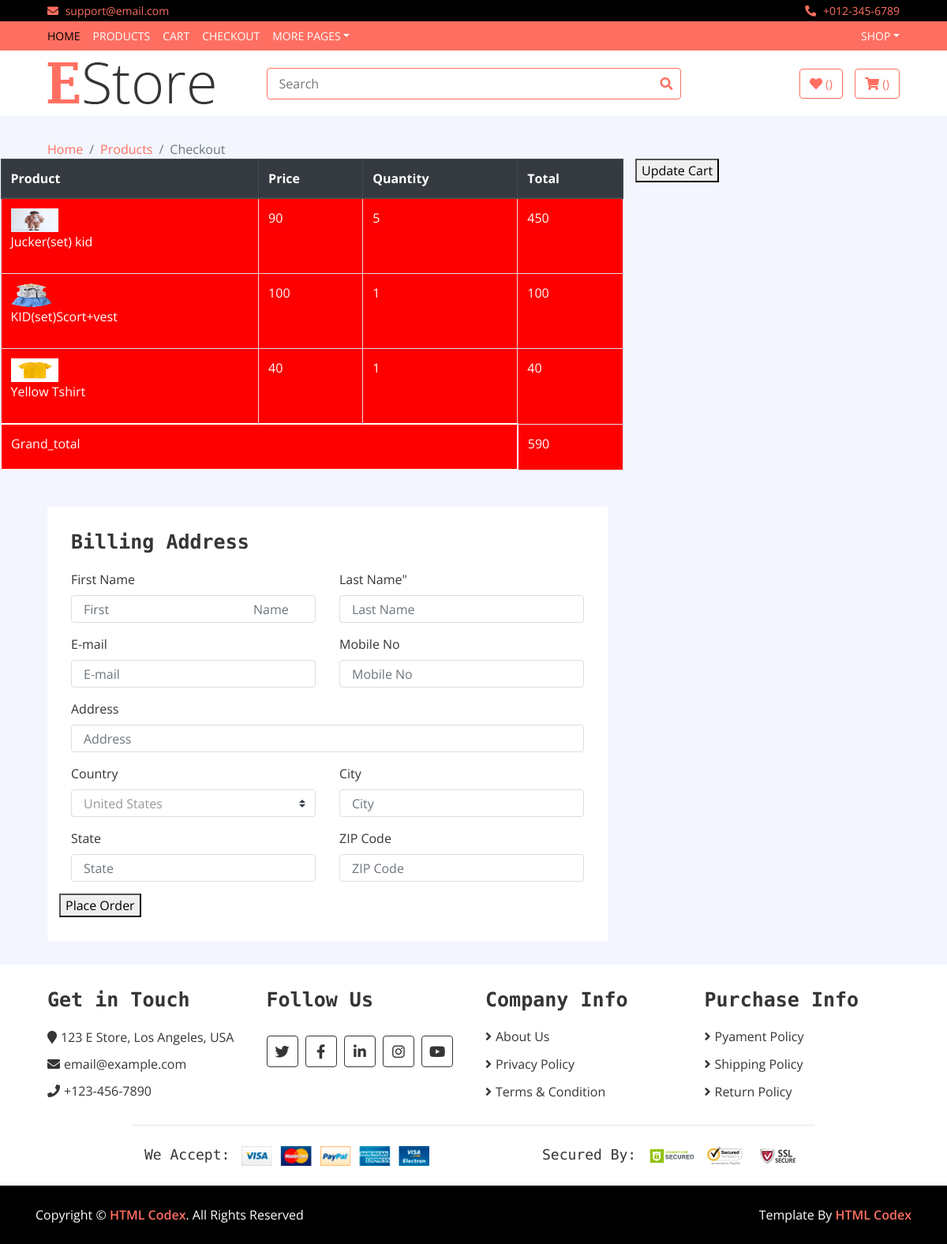
The page /check/ (signed in) on the database its author committed.
### shop/models.py (models this page shows, shortened)
class Cart(models.Model):
    username = models.CharField(max_length=100)
    slug = models.CharField(max_length=100)
    quentity = models.PositiveIntegerField(default = 1)
    total = models.IntegerField(default=0)
    grandtotal = models.IntegerField(default=0)
    checkout = models.BooleanField(default = False)
    items = models.ForeignKey(Product,on_delete=models.CASCADE)

class Product(models.Model):
    name = models.CharField(max_length=100)
    slug = models.CharField(max_length=100)
    category = models.ForeignKey(Category,on_delete = models.CASCADE)
    stock = models.CharField(choices=STOCK, max_length=100)
    label = models.CharField(choices=LABEL, max_length=100)
    description = models.TextField(blank=True)
    image = models.ImageField(upload_to = 'media')
    brand = models.ForeignKey(Brand, on_delete = models.CASCADE, blank=True)
    specifacation = models.TextField(blank=True)
    price = models.IntegerField(default=0)
    discount_price = models.IntegerField(default=0)

### shop/views.py (the view)
# urls.py: path('check/',Check.as_view(),name = "check"),
class Check(Base):
    def get(self,request):
        username = request.user.username
        self.context['cartitem'] = Cart.objects.filter(username = username)
        self.context['checkview'] = CheckOut.objects.filter(username = username)
        user_cart = Cart.objects.filter(username = request.user.username)
        grand_total = 0
        for item in user_cart:
            grand_total += item.total
        self.context['grand_total'] = grand_total
        return render(request,"checkout.html",self.context)

### templates/checkout.html (shortened to what this page needs)
{% extends 'base.html' %}
{% load static %}
{% block content %}
<div class="breadcrumb-wrap">
    <div class="container-fluid">
        <ul class="breadcrumb">
            <li class="breadcrumb-item"><a href="#">Home</a></li>
            <li class="breadcrumb-item"><a href="#">Products</a></li>
            <li class="breadcrumb-item active">Checkout</li>
        </ul>
    </div>
</div>
<div class="row">
    <div class="col-lg-8">
        <div class="cart-page-inner">
            <div class="table-responsive">
                <table class="table table-bordered">
                    <thead class="thead-dark">
                        <tr>
                            <th>Product</th>
                            <th>Price</th>
                            <th>Quantity</th>
                            <th>Total</th>
                        </tr>
                    </thead>
                    <tbody class="align-middle" style="background-color: red; color: white;">
                        {% for car in cartitem%}
                        <tr>
                            <td>
                                <div class="img" >
                                    <a href="#"><img
                                            src="{{car.items.image.url}}"
                                            height="30px" width="60px"
                                            alt="Image"></a>
                                    <p>{{ car.items.name }}</p>
                                </div>
                            </td>
                            <td>{{ car.items.price }}</td>
                            <td>
                                <div class="qty">
                                    {{car.quentity}}
                                </div>
                            </td>
                            <td>{{car.total}}</td>
                            {% endfor %}
                            <tr>
                                <td colspan="3" style="background-color: red; color: white; border: 2px solid white;"><label>Grand_total</label></td>
                                <td style="background-color: red; color: white;">{{grand_total}}</td>
                            </tr>
                            </tr>
                        </tbody>
                    </table>
                </div>
            </div>
        </div>
        <div class="cart-btn">
            <a href="/cart/"><button>Update Cart</button></a>
        </div>
    </div>
    <div class="checkout">
        <div class="container-fluid">
            <form method="POST" action="{% url 'order' %}">
                <div class="row">
                    <div class="col-lg-8">
                        <div class="checkout-inner">
                            <div class="billing-address">
                                <h2>Billing Address</h2>
                                <div class="row">
                                    <div class="col-md-6">
                                        <label>First Name</label>
                                        <input class="form-control" name="fname"
                                            type="text" placeholder="First
                                            Name">
                                    </div>
                                    <div class="col-md-6">
                                        <label>Last Name"</label>
                                        <input class="form-control" name="lname"
                                            type="text" placeholder="Last Name">
                                    </div>
                                    <div class="col-md-6">
                                        <label>E-mail</label>
                                        <input class="form-control" name="email"
                                            type="text" placeholder="E-mail">
                                    </div>
                                    <div class="col-md-6">
                                        <label>Mobile No</label>
                                        <input class="form-control" name="phone"
                                            type="text" placeholder="Mobile No">
                                    </div>
                                    <div class="col-md-12">
                                        <label>Address</label>
                                        <input class="form-control"
                                            name="address" type="text"
                                            placeholder="Address">
                                    </div>
                                    <div class="col-md-6">
                                        <label>Country</label>
                                        <select name="country"
                                            class="custom-select">
                                            <option selected>United States</option>
                                        </select>
                                    </div>
                                    <div class="col-md-6">
                                        <label>City</label>
                                        <input class="form-control" name="city"
                                            type="text" placeholder="City">
                                    </div>
                                    <div class="col-md-6">
                                        <label>State</label>
                                        <input class="form-control" name="state"
                                            type="text" placeholder="State">
                                    </div>
                                    <div class="col-md-6">
                                        <label>ZIP Code</label>
                                        <input class="form-control"
                                            name="zip_code" type="text"
                                            placeholder="ZIP Code">
                                    </div>
                                <div class="checkout-btn">
                                    <button type="submit"> Place Order</button>
                                </div>
                            </div>
                        </div>
                    </div>
                </div>
            </form>
        </div>
    </div>
    {% endblock %}

### templates/base.html (shortened to what this page needs)
<!DOCTYPE html>
{% load static %}
<html lang="en">
    <head>
        <link
            href="https://stackpath.bootstrapcdn.com/bootstrap/4.4.1/css/bootstrap.min.css"
            rel="stylesheet">
        <link
            href="https://cdnjs.cloudflare.com/ajax/libs/font-awesome/5.10.0/css/all.min.css"
            rel="stylesheet">
        <link href="{% static 'lib/slick/slick.css' %}" rel="stylesheet">
        <link href="{% static 'lib/slick/slick-theme.css' %}" rel="stylesheet">
        <link href="{% static 'css/style.css' %}" rel="stylesheet">
    </head>
    <body>
        <div class="top-bar">
            <div class="container-fluid">
                <div class="row">
                    <div class="col-sm-6">
                        <i class="fa fa-envelope"></i>
                        support@email.com
                    </div>
                    <div class="col-sm-6">
                        <i class="fa fa-phone-alt"></i>
                        +012-345-6789
                    </div>
                </div>
            </div>
        </div>
        {% if user.is_authenticated %}
        <div class="nav">
            <div class="container-fluid">
                <nav class="navbar navbar-expand-md bg-dark navbar-dark">
                    <div class="collapse navbar-collapse
                        justify-content-between" id="navbarCollapse">
                        <div class="navbar-nav mr-auto">
                            <a href="/" class="nav-item nav-link active">Home</a>
                            <a href="/product/" class="nav-item nav-link">Products</a>
                            <a href="/cart/" class="nav-item nav-link">Cart</a>
                            <a href="/check/" class="nav-item nav-link">Checkout</a>
                            <div class="nav-item dropdown">
                                <a href="#" class="nav-link dropdown-toggle"
                                    data-toggle="dropdown">More Pages</a>
                            </div>
                        </div>
                        <div class="navbar-nav ml-auto">
                            <div class="nav-item dropdown">
                                <a href="#" class="nav-link dropdown-toggle"
                                    data-toggle="dropdown">{{user.username}}</a>
                            </div>
                        </div>
                    </div>
                </nav>
            </div>
        </div>
        {% endif %}
        <div class="bottom-bar">
            <div class="container-fluid">
                <div class="row align-items-center">
                    <div class="col-md-3">
                        <div class="logo">
                            <a href="index.html">
                                <img src="{% static 'img/logo.png' %}"
                                    alt="Logo">
                            </a>
                        </div>
                    </div>
                    <div class="col-md-6">
                        <div class="search">
                            <form method="GET" action="/search/">
                                <input name="querys" type="text"
                                    placeholder="Search">
                                <button type="submit"><i class="fa fa-search"></i></button>
                            </form>
                        </div>
                    </div>
                    {% if user.is_authenticated %}
                    <div class="col-md-3">
                        <div class="user">
                            <a href="/like/" class="btn wishlist">
                                <i class="fa fa-heart"></i>
                                <span>({{counting.like_count}})</span>
                            </a>
                            <a href="/cart/" class="btn cart">
                                <i class="fa fa-shopping-cart"></i>
                                <span>({{counting.add_tocart}})</span>
                            </a>
                        </div>
                    </div>
                    {% else %}
                    <span style="color: red; font-size: 24px;">Total Member</span><span style="color: red; margin-left: 10px; font-size: 24px;"><strong>({{users}})</strong></span>
                    {% endif %}
                </div>
            </div>
        </div>
        {% block content %}
        {% endblock %}
        <div class="footer">
            <div class="container-fluid">
                <div class="row">
                    <div class="col-lg-3 col-md-6">
                        <div class="footer-widget">
                            <h2>Get in Touch</h2>
                            <div class="contact-info">
                                <p><i class="fa fa-map-marker"></i>123 E Store,
                                    Los Angeles, USA</p>
                                <p><i class="fa fa-envelope"></i>email@example.com</p>
                                <p><i class="fa fa-phone"></i>+123-456-7890</p>
                            </div>
                        </div>
                    </div>
                    <div class="col-lg-3 col-md-6">
                        <div class="footer-widget">
                            <h2>Follow Us</h2>
                            <div class="contact-info">
                                <div class="social">
                                    <a href=""><i class="fab fa-twitter"></i></a>
                                    <a href=""><i class="fab fa-facebook-f"></i></a>
                                    <a href=""><i class="fab fa-linkedin-in"></i></a>
                                    <a href=""><i class="fab fa-instagram"></i></a>
                                    <a href=""><i class="fab fa-youtube"></i></a>
                                </div>
                            </div>
                        </div>
                    </div>
                    <div class="col-lg-3 col-md-6">
                        <div class="footer-widget">
                            <h2>Company Info</h2>
                            <ul>
                                <li><a href="#">About Us</a></li>
                                <li><a href="#">Privacy Policy</a></li>
                                <li><a href="#">Terms & Condition</a></li>
                            </ul>
                        </div>
                    </div>
                    <div class="col-lg-3 col-md-6">
                        <div class="footer-widget">
                            <h2>Purchase Info</h2>
                            <ul>
                                <li><a href="#">Pyament Policy</a></li>
                                <li><a href="#">Shipping Policy</a></li>
                                <li><a href="#">Return Policy</a></li>
                            </ul>
                        </div>
                    </div>
                </div>
                <div class="row payment align-items-center">
                    <div class="col-md-6">
                        <div class="payment-method">
                            <h2>We Accept:</h2>
                            <img src="img/payment-method.png" alt="Payment
                                Method" />
                        </div>
                    </div>
                    <div class="col-md-6">
                        <div class="payment-security">
                            <h2>Secured By:</h2>
                            <img src="img/godaddy.svg" alt="Payment Security" />
                            <img src="img/norton.svg" alt="Payment Security" />
                            <img src="img/ssl.svg" alt="Payment Security" />
                        </div>
                    </div>
                </div>
            </div>
        </div>
        <div class="footer-bottom">
            <div class="container">
                <div class="row">
                    <div class="col-md-6 copyright">
                        <p>Copyright &copy; <a href="https://htmlcodex.com">HTML
                                Codex</a>. All Rights Reserved</p>
                    </div>
                    <div class="col-md-6 template-by">
                        <p>Template By <a href="https://htmlcodex.com">HTML
                                Codex</a></p>
                    </div>
                </div>
            </div>
        </div>
    </body>
</html>

### rows shown on the page
Cart: items.image (picture), items.name "Jucker(set) kid", items.price "90", quentity "5", total "450"
Cart: items.image (picture), items.name "KID(set)Scort+vest", items.price "100", quentity "1", total "100"
Cart: items.image (picture), items.name "Yellow Tshirt", items.price "40", quentity "1", total "40"

### other values the page prints
{{ user.username }} "SHOP"
{{ grand_total }} "590"
